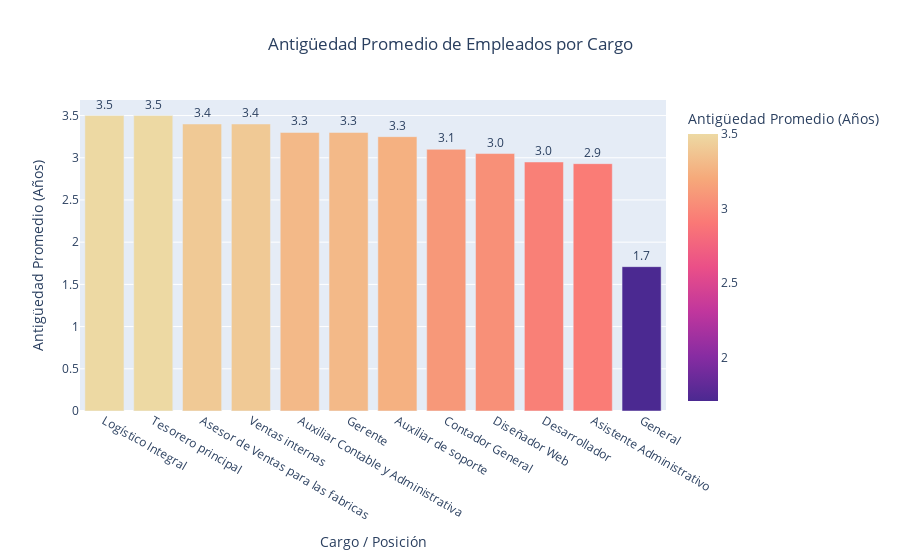

Notebook code cell kept with this figure:
### Markdown cell above
📊 Antigüedad Promedio de Empleados

Este gráfico te ayudará a entender cuánto tiempo suelen permanecer tus empleados en la empresa. Una alta antigüedad promedio puede indicar alta retención y satisfacción.

Pregunta de Negocio: ¿Cuál es la antigüedad promedio de nuestros empleados y cómo se distribuye esta antigüedad?

### Code cell
# Script para generar gráficos BI con Plotly Express (Antigüedad Promedio por Cargo)

import pandas as pd
import plotly.express as px
from datetime import datetime
from db_connection import get_engine, get_connection # Asegúrate de que este módulo esté accesible

print("\n--- Bloque 18 (Opción B): Generación de Gráfico BI - Antigüedad Promedio por Cargo ---")

conexion = None
try:
    print("Estableciendo conexión a la base de datos para el cálculo de antigüedad por cargo...")
    engine = get_engine()
    conexion = get_connection()
    print("✅ Conexión a la base de datos establecida.")

    # 1. Cargar datos de ambas tablas y unirlas
    print("\nCargando 'created_at' de 'employees' y 'name' de 'employee_positions'...")
    query = """
    SELECT
        e.created_at,
        ep.name AS position_name
    FROM
        employees AS e
    JOIN
        employee_positions AS ep ON e.employee_position_id = ep.id;
    """
    df_employees_tenure = pd.read_sql(query, engine)
    print(f"DataFrame combinado cargado. Registros: {len(df_employees_tenure)}")

    # 2. Limpiar y preparar los datos
    df_employees_tenure['created_at'] = pd.to_datetime(df_employees_tenure['created_at'], errors='coerce')

    # Rellenar nombres de cargo nulos con 'Posición Desconocida'
    df_employees_tenure['position_name'] = df_employees_tenure['position_name'].fillna('Posición Desconocida').astype(str).str.strip()

    # Eliminar filas con fechas de creación nulas
    df_employees_tenure.dropna(subset=['created_at'], inplace=True)

    if df_employees_tenure.empty:
        print("❌ No hay datos válidos (fechas de inicio de empleo o nombres de cargo) para generar el gráfico.")
        raise ValueError("No hay datos suficientes para graficar la antigüedad por cargo.")

    # 3. Calcular la antigüedad en años para cada empleado
    today = datetime.now()
    df_employees_tenure['tenure_years'] = ((today - df_employees_tenure['created_at']).dt.days / 365.25).round(1)

    # 4. Calcular la antigüedad promedio por cargo
    print("\nCalculando la antigüedad promedio por cargo...")
    avg_tenure_by_position = df_employees_tenure.groupby('position_name')['tenure_years'].mean().reset_index()
    avg_tenure_by_position.columns = ['Position_Name', 'Average_Tenure_Years']

    # Redondear el promedio para mejor visualización
    avg_tenure_by_position['Average_Tenure_Years'] = avg_tenure_by_position['Average_Tenure_Years'].round(2)

    # Opcional: Ordenar los cargos por antigüedad promedio para una mejor lectura
    avg_tenure_by_position = avg_tenure_by_position.sort_values('Average_Tenure_Years', ascending=False)

    print("Antigüedad promedio por cargo:")
    print(avg_tenure_by_position.head())

    # 5. Generar el gráfico de barras interactivo con Plotly Express
    print("\nGenerando gráfico de barras de 'Antigüedad Promedio por Cargo'...")
    fig = px.bar(avg_tenure_by_position,
                 x='Position_Name',
                 y='Average_Tenure_Years',
                 title='Antigüedad Promedio de Empleados por Cargo',
                 labels={
                     'Position_Name': 'Cargo / Posición',
                     'Average_Tenure_Years': 'Antigüedad Promedio (Años)'
                 },
                 text_auto='.2s', # Muestra el valor de antigüedad promedio en las barras
                 color='Average_Tenure_Years', # Colorea las barras según la antigüedad promedio
                 color_continuous_scale=px.colors.sequential.Agsunset # Una paleta de colores atractiva
                )

    fig.update_traces(textposition='outside')
    fig.update_layout(xaxis_title="Cargo / Posición",
                      yaxis_title="Antigüedad Promedio (Años)",
                      title_x=0.5, # Centrar el título
                      hovermode="x unified"
                     )

    # 6. Mostrar el gráfico
    fig.show()
    print("✅ Gráfico 'Antigüedad Promedio por Cargo' generado y mostrado.")

except ValueError as ve:
    print(f"\n❌❌ Error de datos para graficar: {ve}")
except Exception as e:
    print(f"\n❌❌ Ocurrió un error general: {e}")
    print("Asegúrate de que las tablas 'employees' y 'employee_positions' existen.")
    print("Verifica que 'employees' tiene 'created_at' y 'employee_position_id'.")
    print("Verifica que 'employee_positions' tiene 'id' y 'name'.")
    print("Asegúrate que 'created_at' contiene fechas válidas.")
finally:
    if conexion and conexion.is_connected():
        conexion.close()
        print("✅ Conexión a la base de datos cerrada.")

print("\n--- Fin del Bloque de Generación de Gráficos ---")

### Figure 1 — Plotly figure (JSON) as saved in the notebook; plotly's stock layout.template omitted (floating-point values rounded to 4 significant figures)
{"data": [{"hovertemplate": "Cargo / Posición=%{x}<br>Antigüedad Promedio (Años)=%{marker.color}<extra></extra>", "legendgroup": "", "marker": {"color": [3.5, 3.5, 3.4, 3.4, 3.3, 3.3, 3.25, 3.1, 3.05, 2.95, 2.93, 1.71], "coloraxis": "coloraxis", "pattern": {"shape": ""}}, "name": "", "orientation": "v", "showlegend": false, "textposition": "outside", "texttemplate": "%{y:.2s}", "type": "bar", "x": ["Logístico Integral", "Tesorero principal", "Asesor de Ventas para las fabricas", "Ventas internas", "Auxiliar Contable y Administrativa", "Gerente", "Auxiliar de soporte", "Contador General", "Diseñador Web", "Desarrollador", "Asistente Administrativo", "General"], "xaxis": "x", "y": [3.5, 3.5, 3.4, 3.4, 3.3, 3.3, 3.25, 3.1, 3.05, 2.95, 2.93, 1.71], "yaxis": "y"}], "layout": {"barmode": "relative", "coloraxis": {"colorbar": {"title": {"text": "Antigüedad Promedio (Años)"}}, "colorscale": [[0, "rgb(75, 41, 145)"], [0.1667, "rgb(135, 44, 162)"], [0.3333, "rgb(192, 54, 157)"], [0.5, "rgb(234, 79, 136)"], [0.6667, "rgb(250, 120, 118)"], [0.8333, "rgb(246, 169, 122)"], [1, "rgb(237, 217, 163)"]]}, "hovermode": "x unified", "legend": {"tracegroupgap": 0}, "title": {"text": "Antigüedad Promedio de Empleados por Cargo", "x": 0.5}, "xaxis": {"anchor": "y", "domain": [0, 1], "title": {"text": "Cargo / Posición"}}, "yaxis": {"anchor": "x", "domain": [0, 1], "title": {"text": "Antigüedad Promedio (Años)"}}}}
